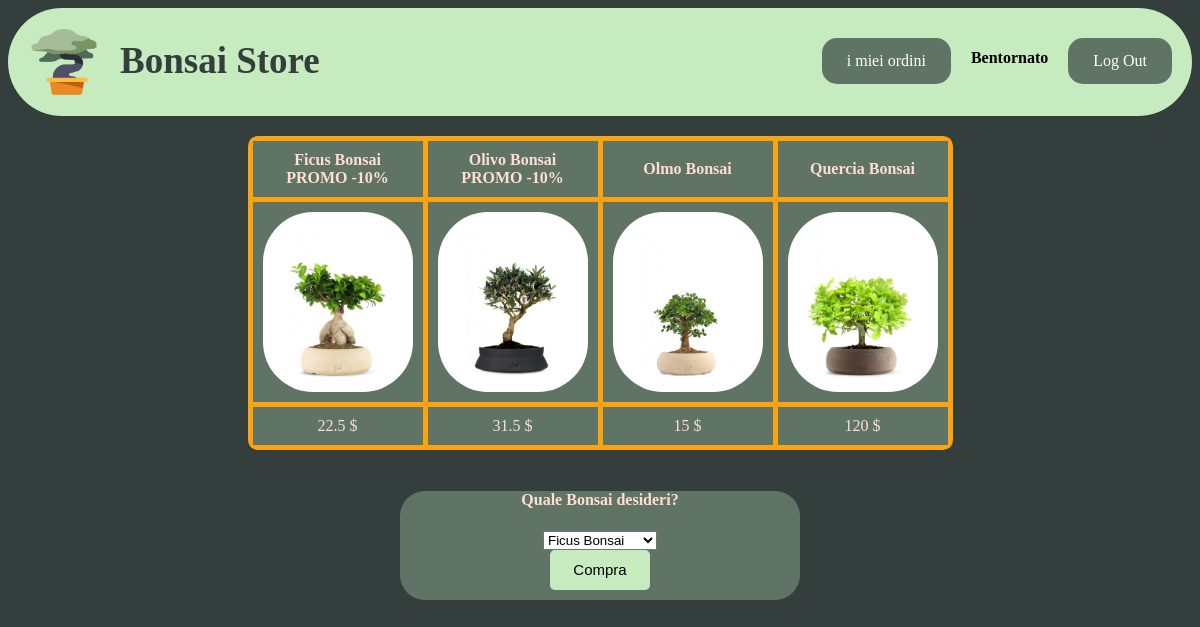
Screenshot of /logged.php with the database file from the repository.
### tables this page shows
CREATE TABLE `prodotti` (
  `id` int(11) NOT NULL,
  `nome` varchar(50) NOT NULL,
  `prezzo` float NOT NULL,
  `nomeimg` varchar(10) NOT NULL,
  `promo` tinyint(1) NOT NULL DEFAULT 0
);

### logged.php (the view, shortened to what this page needs)
<?php
$conn=new mysqli('localhost','root','','bonsaistore');
$sql2="SELECT id, nome, promo, prezzo, nomeimg FROM prodotti ORDER BY promo DESC" ;
$result2=mysqli_query($conn,$sql2);
?>
<html lang="it">
<head>
  <link rel="stylesheet" href="Style.css">
</head>
<body>
<ul>
    <li><a  href="logged.php"> <img class="logo" src="imgsito/logo.png"></a></li>
    <li><h2 class="title">Bonsai Store</h2></li>
    <li class="acc_button"><a class="normalbutton" href="index.php">Log Out</a></li>
    <li class="saluto"><h4> Bentornato  <?php print $_SESSION["name"]?> </h4> </li>
    <?php
    if($_SESSION["usr"]=="admin"){
      print('<li class="acc_button"><a class="normalbutton" href="insight.php">Insight</a></li>');
      print('<li class="dropdown">
      <a href="javascript:void(0)" class="dropbtn">Gestisci prodotti</a>
      <div class="dropdown-content">
        <a href="add.html">Aggiungi Prodotto</a>
        <a href="modify.php">Modifica Prodotto</a>
        <a href="remove.php">Rimuovi Prodotto</a>
      </div>
      <li class="acc_button"><a class="normalbutton" href="order.php">Ordini</a></li>
    </li>');
    }
    else{
      print('<li class="acc_button"><a class="normalbutton" href="myorder.php">i miei ordini</a></li>');
    }
    ?>
  </ul>
  <div class="table-container">
    <table>
      <tbody>
        <tr>
          <?php
          if(mysqli_num_rows($result2)>0)
          {
              while($row=$result2->fetch_assoc())
              {
                if ($row['promo']==1)
                {
                  print("<td class=\"titolo_prod\">".$row['nome']."<br>PROMO -10%</td>");
                }
                else{
                  print("<td class=\"titolo_prod\">".$row['nome']."</td>");
                }
              }
          }
          ?>
        </tr>
        <tr>
        <?php
        mysqli_data_seek($result2, 0);
          if($result2->num_rows>0)
          {
              while($row=$result2->fetch_assoc())
              {
                  print"<td>"."<img class=\"prod-img\" src='imgsito/".$row['nomeimg']."'>"."</td>";
              }
          }
          ?>
        </tr>
        <tr>
          <?php
        mysqli_data_seek($result2, 0);
        if($result2->num_rows>0)
          {
              while($row=$result2->fetch_assoc())
              {
                if($row['promo']==0)
                {
                  print("<td>".$row['prezzo']." $"."</td>");
                }
                else
                {
                  print("<td>".$row['prezzo']*0.9." $"."</td>");
                }
              }
          }
          ?>
        </tr>
      </tbody>
    </table>
  </div>
  <form class="lform" name="form" method="POST" action="pagamento.php">
    <H4 class=titolo_prod>Quale Bonsai desideri?</H4>
    <SELECT name="bonsai">
    <?php
      mysqli_data_seek($result2, 0);
      foreach ($result2 as $row) {
        echo "<option value=".$row['id'].">" . $row['nome'] . "</option>";
      }
            ?>
    </SELECT>
    <BR>
    <input class="sub" type="submit" value="Compra">
  </form>
</body>
</html>

### Style.css (style rules this page uses)
html { font-family:verdana; background-color:#343E3D; }
.logo { max-height: 80px; }
.normalbutton:link, .normalbutton:visited { background-color:#607466; border-radius:15px; color: white; padding: 14px 25px; text-align: center; text-decoration: none; display:flex; transition-duration: 0.4s; margin-top:30px; }
.table-container { display: flex; justify-content: center; }
table { border-collapse: collapse; margin-top: 20px; margin-bottom:20px; border-radius:10px; overflow: hidden; }
.title { font-family: Brush Script MT; font-size: 37px; }
td,th { border: 5px solid #FCA311; padding: 10px; text-align: center; background-color:#607466; color:#FFDDD2; }
.titolo_prod { font-weight:bold; color:#FFDDD2; }
.prod-img { height:180px; width:150px; border-radius:50px; }
h2 { color:#343E3D; }
form { text-align: center; background-color:#607466; margin-top: 40px; border-radius: 25px; color:#FFDDD2; margin: auto; }
input { border-radius: 5px; align-self: center; border: none; }
.sub { margin-bottom: 10px; transition-duration: 0.4s; background-color: #C6EBBE; width: 100px; height: 40px; font-size: 15px; }
body { align-items: center; }
.lform { width: 400px; margin-top: 20px; }
ul { list-style-type: none; margin: 0; padding: 0; overflow: hidden; background-color: #C6EBBE; border-radius: 500px; }
li { float: left; }
li a, .dropbtn { display: inline-block; color: white; text-align: center; padding: 14px 16px; text-decoration: none; }
.acc_button { float: right; margin-right: 20px; }
.saluto { float:right; margin-top: 20px; margin-right: 20px; }

### rows the page displays
prodotti: nome "Ficus Bonsai", nomeimg (picture), $row['prezzo']*0.9 "22.5"
prodotti: nome "Olivo Bonsai", nomeimg (picture), $row['prezzo']*0.9 "31.5"
prodotti: nome "Olmo Bonsai", nomeimg (picture), prezzo "15"
prodotti: nome "Quercia Bonsai", nomeimg (picture), prezzo "120"

### other values shown
form field bonsai "Ficus Bonsai"
